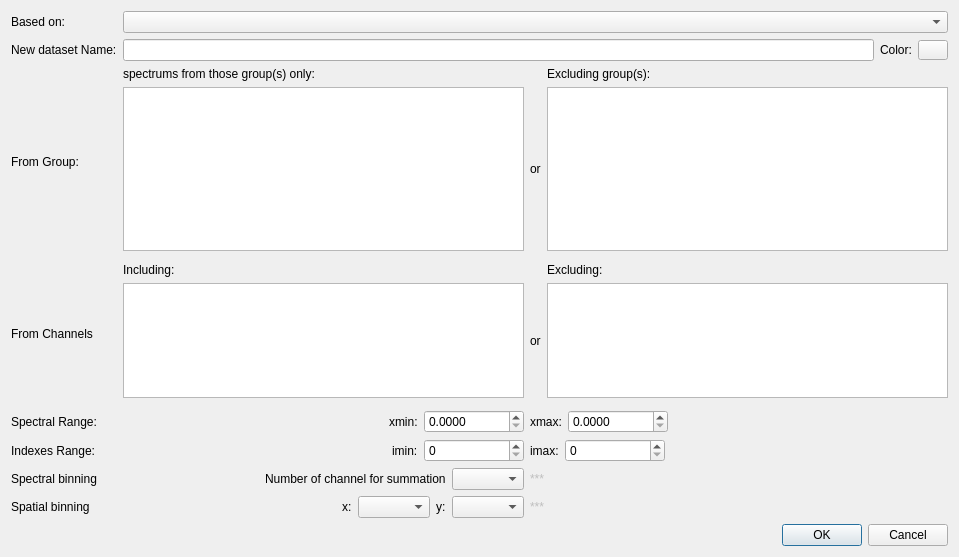
<?xml version="1.0" encoding="UTF-8"?>
<ui version="4.0">
 <class>Dialog</class>
 <widget class="QDialog" name="Dialog">
  <property name="geometry">
   <rect>
    <x>0</x>
    <y>0</y>
    <width>959</width>
    <height>557</height>
   </rect>
  </property>
  <property name="minimumSize">
   <size>
    <width>575</width>
    <height>0</height>
   </size>
  </property>
  <property name="windowTitle">
   <string>Dialog</string>
  </property>
  <layout class="QGridLayout" name="gridLayout_2">
   <item row="3" column="0">
    <layout class="QGridLayout" name="gridLayout">
     <item row="10" column="0">
      <widget class="QLabel" name="label_15">
       <property name="enabled">
        <bool>true</bool>
       </property>
       <property name="text">
        <string>Spectral binning</string>
       </property>
      </widget>
     </item>
     <item row="6" column="3">
      <widget class="QListWidget" name="list_excludedChannels">
       <property name="enabled">
        <bool>true</bool>
       </property>
       <property name="maximumSize">
        <size>
         <width>16777215</width>
         <height>130</height>
        </size>
       </property>
       <property name="selectionMode">
        <enum>QAbstractItemView::MultiSelection</enum>
       </property>
      </widget>
     </item>
     <item row="1" column="0">
      <widget class="QLabel" name="label">
       <property name="text">
        <string>New dataset Name:</string>
       </property>
      </widget>
     </item>
     <item row="8" column="0">
      <widget class="QLabel" name="label_4">
       <property name="text">
        <string>Spectral Range:</string>
       </property>
      </widget>
     </item>
     <item row="0" column="0">
      <widget class="QLabel" name="label_7">
       <property name="text">
        <string>Based on:</string>
       </property>
      </widget>
     </item>
     <item row="5" column="0" rowspan="3">
      <widget class="QLabel" name="label_9">
       <property name="text">
        <string>From Channels</string>
       </property>
      </widget>
     </item>
     <item row="3" column="1">
      <widget class="QListWidget" name="list_includedGroups">
       <property name="maximumSize">
        <size>
         <width>16777215</width>
         <height>180</height>
        </size>
       </property>
       <property name="selectionMode">
        <enum>QAbstractItemView::MultiSelection</enum>
       </property>
       <property name="selectionRectVisible">
        <bool>true</bool>
       </property>
      </widget>
     </item>
     <item row="2" column="0" rowspan="3">
      <widget class="QLabel" name="label_8">
       <property name="text">
        <string>From Group:</string>
       </property>
      </widget>
     </item>
     <item row="0" column="1" colspan="3">
      <widget class="QComboBox" name="combo_baseDataset"/>
     </item>
     <item row="3" column="3">
      <widget class="QListWidget" name="list_excludedGroups">
       <property name="maximumSize">
        <size>
         <width>16777215</width>
         <height>180</height>
        </size>
       </property>
       <property name="selectionMode">
        <enum>QAbstractItemView::MultiSelection</enum>
       </property>
      </widget>
     </item>
     <item row="2" column="1">
      <widget class="QLabel" name="label_2">
       <property name="text">
        <string>spectrums from those group(s) only:</string>
       </property>
      </widget>
     </item>
     <item row="2" column="3">
      <widget class="QLabel" name="label_3">
       <property name="text">
        <string>Excluding group(s):</string>
       </property>
      </widget>
     </item>
     <item row="5" column="1">
      <widget class="QLabel" name="label_10">
       <property name="text">
        <string>Including:</string>
       </property>
      </widget>
     </item>
     <item row="5" column="3">
      <widget class="QLabel" name="label_11">
       <property name="text">
        <string>Excluding:</string>
       </property>
      </widget>
     </item>
     <item row="9" column="0">
      <widget class="QLabel" name="label_12">
       <property name="text">
        <string>Indexes Range:</string>
       </property>
      </widget>
     </item>
     <item row="8" column="1">
      <layout class="QHBoxLayout" name="horizontalLayout_2">
       <item>
        <spacer name="horizontalSpacer_5">
         <property name="orientation">
          <enum>Qt::Horizontal</enum>
         </property>
         <property name="sizeHint" stdset="0">
          <size>
           <width>40</width>
           <height>20</height>
          </size>
         </property>
        </spacer>
       </item>
       <item>
        <widget class="QLabel" name="label_5">
         <property name="text">
          <string>xmin:</string>
         </property>
        </widget>
       </item>
       <item>
        <widget class="QDoubleSpinBox" name="spinbox_xmin">
         <property name="minimumSize">
          <size>
           <width>100</width>
           <height>0</height>
          </size>
         </property>
         <property name="decimals">
          <number>4</number>
         </property>
        </widget>
       </item>
      </layout>
     </item>
     <item row="9" column="1">
      <layout class="QHBoxLayout" name="horizontalLayout_4">
       <item>
        <spacer name="horizontalSpacer_6">
         <property name="orientation">
          <enum>Qt::Horizontal</enum>
         </property>
         <property name="sizeHint" stdset="0">
          <size>
           <width>40</width>
           <height>20</height>
          </size>
         </property>
        </spacer>
       </item>
       <item>
        <widget class="QLabel" name="label_13">
         <property name="text">
          <string>imin:</string>
         </property>
        </widget>
       </item>
       <item>
        <widget class="QSpinBox" name="spinbox_imin">
         <property name="minimumSize">
          <size>
           <width>100</width>
           <height>0</height>
          </size>
         </property>
        </widget>
       </item>
      </layout>
     </item>
     <item row="11" column="1">
      <layout class="QHBoxLayout" name="horizontalLayout_6">
       <item>
        <spacer name="horizontalSpacer_3">
         <property name="enabled">
          <bool>false</bool>
         </property>
         <property name="orientation">
          <enum>Qt::Horizontal</enum>
         </property>
         <property name="sizeHint" stdset="0">
          <size>
           <width>40</width>
           <height>20</height>
          </size>
         </property>
        </spacer>
       </item>
       <item>
        <widget class="QLabel" name="label_18">
         <property name="text">
          <string>x:</string>
         </property>
        </widget>
       </item>
       <item>
        <widget class="QComboBox" name="comboBox_spatialxbin"/>
       </item>
       <item>
        <widget class="QLabel" name="label_19">
         <property name="text">
          <string>y:</string>
         </property>
        </widget>
       </item>
       <item>
        <widget class="QComboBox" name="comboBox_spatialybin"/>
       </item>
      </layout>
     </item>
     <item row="6" column="1">
      <widget class="QListWidget" name="list_includedChannels">
       <property name="enabled">
        <bool>true</bool>
       </property>
       <property name="maximumSize">
        <size>
         <width>16777215</width>
         <height>130</height>
        </size>
       </property>
       <property name="selectionMode">
        <enum>QAbstractItemView::MultiSelection</enum>
       </property>
      </widget>
     </item>
     <item row="10" column="1">
      <layout class="QHBoxLayout" name="horizontalLayout">
       <item>
        <spacer name="horizontalSpacer_4">
         <property name="orientation">
          <enum>Qt::Horizontal</enum>
         </property>
         <property name="sizeHint" stdset="0">
          <size>
           <width>40</width>
           <height>20</height>
          </size>
         </property>
        </spacer>
       </item>
       <item>
        <widget class="QLabel" name="label_20">
         <property name="enabled">
          <bool>true</bool>
         </property>
         <property name="text">
          <string>Number of channel for summation</string>
         </property>
        </widget>
       </item>
       <item>
        <widget class="QComboBox" name="comboBox_spectralxbin"/>
       </item>
      </layout>
     </item>
     <item row="11" column="0">
      <widget class="QLabel" name="label_16">
       <property name="enabled">
        <bool>true</bool>
       </property>
       <property name="text">
        <string>Spatial binning</string>
       </property>
      </widget>
     </item>
     <item row="1" column="1" colspan="3">
      <layout class="QHBoxLayout" name="horizontalLayout_8">
       <item>
        <widget class="QLineEdit" name="lineEdit_datasetName">
         <property name="alignment">
          <set>Qt::AlignRight|Qt::AlignTrailing|Qt::AlignVCenter</set>
         </property>
        </widget>
       </item>
       <item>
        <widget class="QLabel" name="label_17">
         <property name="text">
          <string>Color:</string>
         </property>
        </widget>
       </item>
       <item>
        <widget class="QPushButton" name="pushButton_color">
         <property name="maximumSize">
          <size>
           <width>30</width>
           <height>20</height>
          </size>
         </property>
         <property name="text">
          <string/>
         </property>
        </widget>
       </item>
      </layout>
     </item>
     <item row="3" column="2">
      <widget class="QLabel" name="label_21">
       <property name="text">
        <string>or</string>
       </property>
      </widget>
     </item>
     <item row="6" column="2">
      <widget class="QLabel" name="label_22">
       <property name="text">
        <string>or</string>
       </property>
      </widget>
     </item>
     <item row="8" column="2" colspan="2">
      <layout class="QHBoxLayout" name="horizontalLayout_3">
       <item>
        <widget class="QLabel" name="label_6">
         <property name="text">
          <string>xmax:</string>
         </property>
        </widget>
       </item>
       <item>
        <widget class="QDoubleSpinBox" name="spinbox_xmax">
         <property name="minimumSize">
          <size>
           <width>100</width>
           <height>0</height>
          </size>
         </property>
         <property name="decimals">
          <number>4</number>
         </property>
        </widget>
       </item>
       <item>
        <spacer name="horizontalSpacer">
         <property name="orientation">
          <enum>Qt::Horizontal</enum>
         </property>
         <property name="sizeHint" stdset="0">
          <size>
           <width>40</width>
           <height>20</height>
          </size>
         </property>
        </spacer>
       </item>
      </layout>
     </item>
     <item row="9" column="2" colspan="2">
      <layout class="QHBoxLayout" name="horizontalLayout_5">
       <item>
        <widget class="QLabel" name="label_14">
         <property name="text">
          <string>imax:</string>
         </property>
        </widget>
       </item>
       <item>
        <widget class="QSpinBox" name="spinbox_imax">
         <property name="minimumSize">
          <size>
           <width>100</width>
           <height>0</height>
          </size>
         </property>
        </widget>
       </item>
       <item>
        <spacer name="horizontalSpacer_2">
         <property name="orientation">
          <enum>Qt::Horizontal</enum>
         </property>
         <property name="sizeHint" stdset="0">
          <size>
           <width>40</width>
           <height>20</height>
          </size>
         </property>
        </spacer>
       </item>
      </layout>
     </item>
     <item row="10" column="2" colspan="2">
      <widget class="QLabel" name="label_spectralBinningInfo">
       <property name="enabled">
        <bool>false</bool>
       </property>
       <property name="text">
        <string>***</string>
       </property>
      </widget>
     </item>
     <item row="11" column="2" colspan="2">
      <widget class="QLabel" name="label_spatialBinningInfo">
       <property name="enabled">
        <bool>false</bool>
       </property>
       <property name="text">
        <string>***</string>
       </property>
      </widget>
     </item>
    </layout>
   </item>
   <item row="4" column="0">
    <widget class="QDialogButtonBox" name="buttonBox">
     <property name="orientation">
      <enum>Qt::Horizontal</enum>
     </property>
     <property name="standardButtons">
      <set>QDialogButtonBox::Cancel|QDialogButtonBox::Ok</set>
     </property>
    </widget>
   </item>
  </layout>
 </widget>
 <resources/>
 <connections>
  <connection>
   <sender>buttonBox</sender>
   <signal>accepted()</signal>
   <receiver>Dialog</receiver>
   <slot>accept()</slot>
   <hints>
    <hint type="sourcelabel">
     <x>248</x>
     <y>254</y>
    </hint>
    <hint type="destinationlabel">
     <x>157</x>
     <y>274</y>
    </hint>
   </hints>
  </connection>
  <connection>
   <sender>buttonBox</sender>
   <signal>rejected()</signal>
   <receiver>Dialog</receiver>
   <slot>reject()</slot>
   <hints>
    <hint type="sourcelabel">
     <x>316</x>
     <y>260</y>
    </hint>
    <hint type="destinationlabel">
     <x>286</x>
     <y>274</y>
    </hint>
   </hints>
  </connection>
 </connections>
</ui>
